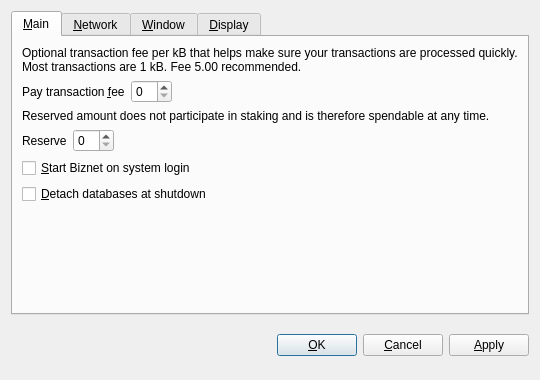
<?xml version="1.0" encoding="UTF-8"?>
<ui version="4.0">
 <class>OptionsDialog</class>
 <widget class="QDialog" name="OptionsDialog">
  <property name="geometry">
   <rect>
    <x>0</x>
    <y>0</y>
    <width>540</width>
    <height>380</height>
   </rect>
  </property>
  <property name="windowTitle">
   <string>Options</string>
  </property>
  <property name="modal">
   <bool>true</bool>
  </property>
  <layout class="QVBoxLayout" name="verticalLayout">
   <item>
    <widget class="QTabWidget" name="tabWidget">
     <property name="tabPosition">
      <enum>QTabWidget::North</enum>
     </property>
     <property name="currentIndex">
      <number>0</number>
     </property>
     <widget class="QWidget" name="tabMain">
      <attribute name="title">
       <string>&amp;Main</string>
      </attribute>
      <layout class="QVBoxLayout" name="verticalLayout_Main">
       <item>
        <widget class="QLabel" name="transactionFeeInfoLabel">
         <property name="text">
          <string>Optional transaction fee per kB that helps make sure your transactions are processed quickly. Most transactions are 1 kB. Fee 5.00 recommended.</string>
         </property>
         <property name="textFormat">
          <enum>Qt::PlainText</enum>
         </property>
         <property name="wordWrap">
          <bool>true</bool>
         </property>
        </widget>
       </item>
       <item>
        <layout class="QHBoxLayout" name="horizontalLayoutFee">
         <item>
          <widget class="QLabel" name="transactionFeeLabel">
           <property name="text">
            <string>Pay transaction &amp;fee</string>
           </property>
           <property name="textFormat">
            <enum>Qt::PlainText</enum>
           </property>
           <property name="buddy">
            <cstring>transactionFee</cstring>
           </property>
          </widget>
         </item>
         <item>
          <widget class="BitcoinAmountField" name="transactionFee"/>
         </item>
         <item>
          <spacer name="horizontalSpacerFee">
           <property name="orientation">
            <enum>Qt::Horizontal</enum>
           </property>
           <property name="sizeHint" stdset="0">
            <size>
             <width>40</width>
             <height>20</height>
            </size>
           </property>
          </spacer>
         </item>
        </layout>
       </item>
       <item>
        <widget class="QLabel" name="reserveBalanceInfoLabel">
         <property name="text">
          <string>Reserved amount does not participate in staking and is therefore spendable at any time.</string>
         </property>
         <property name="textFormat">
          <enum>Qt::PlainText</enum>
         </property>
         <property name="wordWrap">
          <bool>true</bool>
         </property>
        </widget>
       </item>
       <item>
        <layout class="QHBoxLayout" name="horizontalLayoutReserveBalance">
         <item>
          <widget class="QLabel" name="reserveBalanceLabel">
           <property name="text">
            <string>Reserve</string>
           </property>
           <property name="textFormat">
            <enum>Qt::PlainText</enum>
           </property>
           <property name="buddy">
            <cstring>reserveBalance</cstring>
           </property>
          </widget>
         </item>
         <item>
          <widget class="BitcoinAmountField" name="reserveBalance"/>
         </item>
         <item>
          <spacer name="horizontalSpacerReserveBalance">
           <property name="orientation">
            <enum>Qt::Horizontal</enum>
           </property>
           <property name="sizeHint" stdset="0">
            <size>
             <width>40</width>
             <height>20</height>
            </size>
           </property>
          </spacer>
         </item>
        </layout>
       </item>
       <item>
        <widget class="QCheckBox" name="bitcoinAtStartup">
         <property name="toolTip">
          <string>Automatically start Biznet after logging in to the system.</string>
         </property>
         <property name="text">
          <string>&amp;Start Biznet on system login</string>
         </property>
        </widget>
       </item>
       <item>
        <widget class="QCheckBox" name="detachDatabases">
         <property name="toolTip">
          <string>Detach block and address databases at shutdown. This means they can be moved to another data directory, but it slows down shutdown. The wallet is always detached.</string>
         </property>
         <property name="text">
          <string>&amp;Detach databases at shutdown</string>
         </property>
        </widget>
       </item>
       <item>
        <spacer name="verticalSpacer_Main">
         <property name="orientation">
          <enum>Qt::Vertical</enum>
         </property>
         <property name="sizeHint" stdset="0">
          <size>
           <width>20</width>
           <height>40</height>
          </size>
         </property>
        </spacer>
       </item>
      </layout>
     </widget>
     <widget class="QWidget" name="tabNetwork">
      <attribute name="title">
       <string>&amp;Network</string>
      </attribute>
      <layout class="QVBoxLayout" name="verticalLayout_Network">
       <item>
        <widget class="QCheckBox" name="mapPortUpnp">
         <property name="toolTip">
          <string>Automatically open the Biznet client port on the router. This only works when your router supports UPnP and it is enabled.</string>
         </property>
         <property name="text">
          <string>Map port using &amp;UPnP</string>
         </property>
        </widget>
       </item>
       <item>
        <widget class="QCheckBox" name="connectSocks">
         <property name="toolTip">
          <string>Connect to the Biznet network through a SOCKS proxy (e.g. when connecting through Tor).</string>
         </property>
         <property name="text">
          <string>&amp;Connect through SOCKS proxy:</string>
         </property>
        </widget>
       </item>
       <item>
        <layout class="QHBoxLayout" name="horizontalLayout_Network">
         <item>
          <widget class="QLabel" name="proxyIpLabel">
           <property name="text">
            <string>Proxy &amp;IP:</string>
           </property>
           <property name="textFormat">
            <enum>Qt::PlainText</enum>
           </property>
           <property name="buddy">
            <cstring>proxyIp</cstring>
           </property>
          </widget>
         </item>
         <item>
          <widget class="QValidatedLineEdit" name="proxyIp">
           <property name="maximumSize">
            <size>
             <width>140</width>
             <height>16777215</height>
            </size>
           </property>
           <property name="toolTip">
            <string>IP address of the proxy (e.g. 127.0.0.1)</string>
           </property>
          </widget>
         </item>
         <item>
          <widget class="QLabel" name="proxyPortLabel">
           <property name="text">
            <string>&amp;Port:</string>
           </property>
           <property name="textFormat">
            <enum>Qt::PlainText</enum>
           </property>
           <property name="buddy">
            <cstring>proxyPort</cstring>
           </property>
          </widget>
         </item>
         <item>
          <widget class="QLineEdit" name="proxyPort">
           <property name="maximumSize">
            <size>
             <width>55</width>
             <height>16777215</height>
            </size>
           </property>
           <property name="toolTip">
            <string>Port of the proxy (e.g. 9050)</string>
           </property>
          </widget>
         </item>
         <item>
          <widget class="QLabel" name="socksVersionLabel">
           <property name="text">
            <string>SOCKS &amp;Version:</string>
           </property>
           <property name="textFormat">
            <enum>Qt::PlainText</enum>
           </property>
           <property name="buddy">
            <cstring>socksVersion</cstring>
           </property>
          </widget>
         </item>
         <item>
          <widget class="QValueComboBox" name="socksVersion">
           <property name="toolTip">
            <string>SOCKS version of the proxy (e.g. 5)</string>
           </property>
          </widget>
         </item>
         <item>
          <spacer name="horizontalSpacer_Network">
           <property name="orientation">
            <enum>Qt::Horizontal</enum>
           </property>
           <property name="sizeHint" stdset="0">
            <size>
             <width>40</width>
             <height>20</height>
            </size>
           </property>
          </spacer>
         </item>
        </layout>
       </item>
       <item>
        <spacer name="verticalSpacer_Network">
         <property name="orientation">
          <enum>Qt::Vertical</enum>
         </property>
         <property name="sizeHint" stdset="0">
          <size>
           <width>20</width>
           <height>40</height>
          </size>
         </property>
        </spacer>
       </item>
      </layout>
     </widget>
     <widget class="QWidget" name="tabWindow">
      <attribute name="title">
       <string>&amp;Window</string>
      </attribute>
      <layout class="QVBoxLayout" name="verticalLayout_Window">
       <item>
        <widget class="QCheckBox" name="minimizeToTray">
         <property name="toolTip">
          <string>Show only a tray icon after minimizing the window.</string>
         </property>
         <property name="text">
          <string>&amp;Minimize to the tray instead of the taskbar</string>
         </property>
        </widget>
       </item>
       <item>
        <widget class="QCheckBox" name="minimizeOnClose">
         <property name="toolTip">
          <string>Minimize instead of exit the application when the window is closed. When this option is enabled, the application will be closed only after selecting Quit in the menu.</string>
         </property>
         <property name="text">
          <string>M&amp;inimize on close</string>
         </property>
        </widget>
       </item>
       <item>
        <spacer name="verticalSpacer_Window">
         <property name="orientation">
          <enum>Qt::Vertical</enum>
         </property>
         <property name="sizeHint" stdset="0">
          <size>
           <width>20</width>
           <height>40</height>
          </size>
         </property>
        </spacer>
       </item>
      </layout>
     </widget>
     <widget class="QWidget" name="tabDisplay">
      <attribute name="title">
       <string>&amp;Display</string>
      </attribute>
      <layout class="QVBoxLayout" name="verticalLayout_Display">
       <item>
        <layout class="QHBoxLayout" name="horizontalLayout_1_Display">
         <item>
          <widget class="QLabel" name="langLabel">
           <property name="text">
            <string>User Interface &amp;language:</string>
           </property>
           <property name="textFormat">
            <enum>Qt::PlainText</enum>
           </property>
           <property name="buddy">
            <cstring>lang</cstring>
           </property>
          </widget>
         </item>
         <item>
          <widget class="QValueComboBox" name="lang">
           <property name="toolTip">
            <string>The user interface language can be set here. This setting will take effect after restarting Biznet.</string>
           </property>
          </widget>
         </item>
        </layout>
       </item>
       <item>
        <layout class="QHBoxLayout" name="horizontalLayout_2_Display">
         <item>
          <widget class="QLabel" name="unitLabel">
           <property name="text">
            <string>&amp;Unit to show amounts in:</string>
           </property>
           <property name="textFormat">
            <enum>Qt::PlainText</enum>
           </property>
           <property name="buddy">
            <cstring>unit</cstring>
           </property>
          </widget>
         </item>
         <item>
          <widget class="QValueComboBox" name="unit">
           <property name="toolTip">
            <string>Choose the default subdivision unit to show in the interface and when sending coins.</string>
           </property>
          </widget>
         </item>
        </layout>
       </item>
       <item>
        <widget class="QCheckBox" name="displayAddresses">
         <property name="toolTip">
          <string>Whether to show Biznet addresses in the transaction list or not.</string>
         </property>
         <property name="text">
          <string>&amp;Display addresses in transaction list</string>
         </property>
        </widget>
       </item>
       <item>
        <widget class="QCheckBox" name="coinControlFeatures">
         <property name="toolTip">
          <string>Whether to show coin control features or not.</string>
         </property>
         <property name="text">
          <string>Display coin &amp;control features (experts only!)</string>
         </property>
        </widget>
       </item>
       <item>
        <spacer name="verticalSpacer_Display">
         <property name="orientation">
          <enum>Qt::Vertical</enum>
         </property>
         <property name="sizeHint" stdset="0">
          <size>
           <width>20</width>
           <height>40</height>
          </size>
         </property>
        </spacer>
       </item>
      </layout>
     </widget>
    </widget>
   </item>
   <item>
    <layout class="QHBoxLayout" name="horizontalLayout_Buttons">
     <item>
      <spacer name="horizontalSpacer_1">
       <property name="orientation">
        <enum>Qt::Horizontal</enum>
       </property>
       <property name="sizeHint" stdset="0">
        <size>
         <width>40</width>
         <height>48</height>
        </size>
       </property>
      </spacer>
     </item>
     <item>
      <widget class="QLabel" name="statusLabel">
       <property name="font">
        <font>
         <weight>75</weight>
         <bold>true</bold>
        </font>
       </property>
       <property name="text">
        <string/>
       </property>
       <property name="textFormat">
        <enum>Qt::PlainText</enum>
       </property>
       <property name="wordWrap">
        <bool>true</bool>
       </property>
      </widget>
     </item>
     <item>
      <spacer name="horizontalSpacer_2">
       <property name="orientation">
        <enum>Qt::Horizontal</enum>
       </property>
       <property name="sizeHint" stdset="0">
        <size>
         <width>40</width>
         <height>48</height>
        </size>
       </property>
      </spacer>
     </item>
     <item>
      <widget class="QPushButton" name="okButton">
       <property name="text">
        <string>&amp;OK</string>
       </property>
      </widget>
     </item>
     <item>
      <widget class="QPushButton" name="cancelButton">
       <property name="text">
        <string>&amp;Cancel</string>
       </property>
       <property name="autoDefault">
        <bool>false</bool>
       </property>
      </widget>
     </item>
     <item>
      <widget class="QPushButton" name="applyButton">
       <property name="text">
        <string>&amp;Apply</string>
       </property>
       <property name="autoDefault">
        <bool>false</bool>
       </property>
      </widget>
     </item>
    </layout>
   </item>
  </layout>
 </widget>
 <customwidgets>
  <customwidget>
   <class>BitcoinAmountField</class>
   <extends>QSpinBox</extends>
   <header>bitcoinamountfield.h</header>
  </customwidget>
  <customwidget>
   <class>QValueComboBox</class>
   <extends>QComboBox</extends>
   <header>qvaluecombobox.h</header>
  </customwidget>
  <customwidget>
   <class>QValidatedLineEdit</class>
   <extends>QLineEdit</extends>
   <header>qvalidatedlineedit.h</header>
  </customwidget>
 </customwidgets>
 <resources/>
 <connections/>
</ui>
